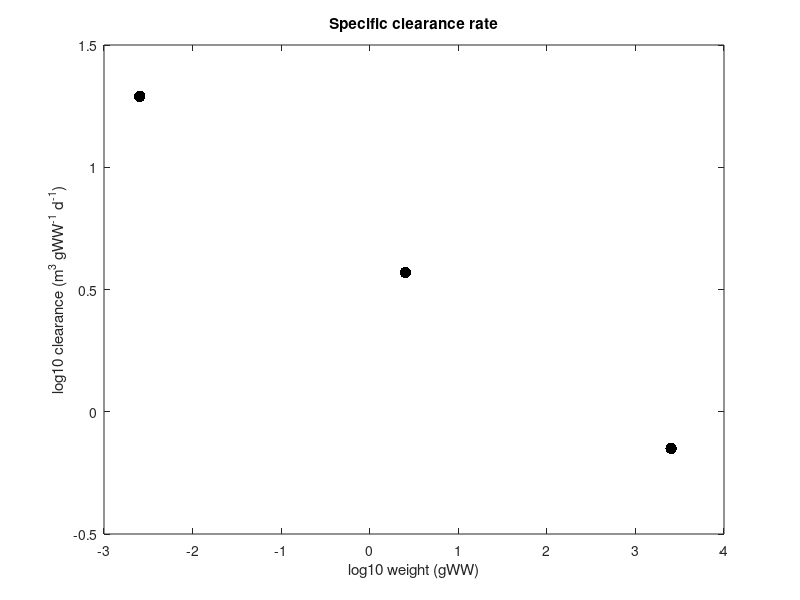
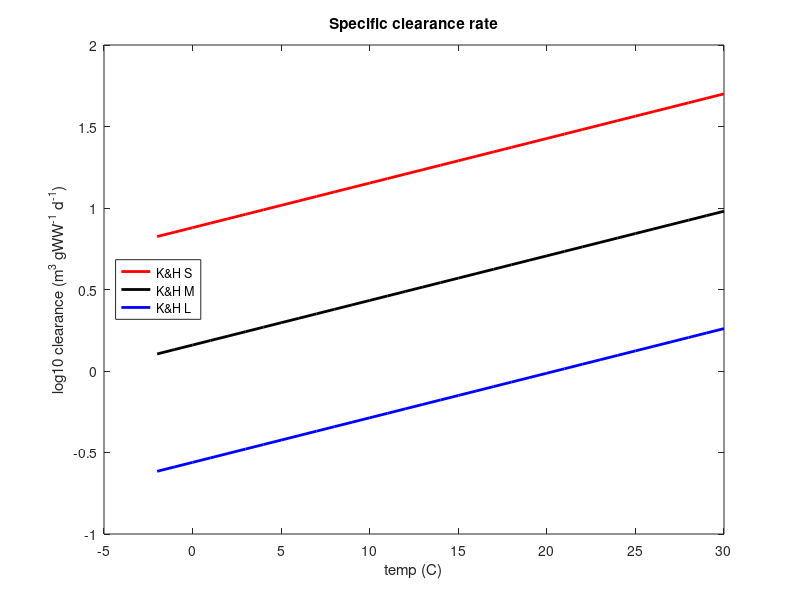

Source code (MATLAB) for these figures, in order: (Note: this script raises an error after producing the figures.)
% Kiorboe & Hirst eqs
% Play with clearance rate for MF

clear all
close all

L_s = 10^((log10(2)+log10(20))/2);
L_m = 10^((log10(20)+log10(200))/2);
L_l = 10^((log10(200)+log10(2000))/2);

M_s = 0.01 * (0.1*L_s)^3;
M_m = 0.01 * (0.1*L_m)^3;
M_l = 0.01 * (0.1*L_l)^3;

%% Kiorboe & Hirst
% T=15C
temp=15;

%Max clearance rate/search volume
FmaxLarv = exp(0.063*(temp-15.0)) .* 10^(8.1) .* M_s^(0.057) .* (24e-3/9);
FmaxS = exp(0.063*(temp-15.0)) .* 1.74e3 .* M_s^(-0.24) .* (24e-3/9);
FmaxM = exp(0.063*(temp-15.0)) .* 1.74e3 .* M_m^(-0.24) .* (24e-3/9);
FmaxL = exp(0.063*(temp-15.0)) .* 1.74e3 .* M_l^(-0.24) .* (24e-3/9);

m=[M_s; M_m; M_l];
fmax=[FmaxS;FmaxM;FmaxL];

figure(1)
%subplot(2,2,1)
plot(log10(m),log10(fmax),'.k','MarkerSize',25); hold on;
%plot(log10(M_s),log10(FmaxLarv),'.b','MarkerSize',25); hold on;
ylabel('log10 clearance (m^3 gWW^-^1 d^-^1)')
xlabel('log10 weight (gWW)')
%legend('K&H','K&H larv')
%legend('location','southwest')
title('Specific clearance rate')
%print('-dpng','Clearance_comp_mass.png')
print('-dpng','Clearance_mass.png')

%% vs temp
temp=-2:30;

%Max clearance rate/search volume
FmaxLarv = exp(0.063*(temp-15.0)) .* 10^(8.1) .* M_s^(0.057) .* (24e-3/9);
FmaxS = exp(0.063*(temp-15.0)) .* 1.74e3 .* M_s^(-0.24) .* (24e-3/9);
FmaxM = exp(0.063*(temp-15.0)) .* 1.74e3 .* M_m^(-0.24) .* (24e-3/9);
FmaxL = exp(0.063*(temp-15.0)) .* 1.74e3 .* M_l^(-0.24) .* (24e-3/9);


%%

figure(2)
%subplot(2,2,1)
plot(temp,log10(FmaxS),'r','LineWidth',2); hold on;
plot(temp,log10(FmaxM),'k','LineWidth',2); hold on;
plot(temp,log10(FmaxL),'b','LineWidth',2); hold on;
%plot(temp,log10(FmaxLarv),'m--','LineWidth',2); hold on;
ylabel('log10 clearance (m^3 gWW^-^1 d^-^1)')
xlabel('temp (C)')
%legend('K&H S','K&H M','K&H L','K&H larv')
legend('K&H S','K&H M','K&H L')
legend('location','west')
title('Specific clearance rate')
%print('-dpng','Clearance_comp_temp.png')
print('-dpng','Clearance_temp.png')


%% K&H data
load('K&H14_clearance_rates.mat')
massC=mass;
cl_day = clearance;
cl_hr = clearance * 24;
clear mass clearance
load('K&H14_feeding_rates.mat')
Fmax_day = Fmax / 24;
Fmax_hr = Fmax;
sFmax_day = SpecFmax / 24;
sFmax_hr = SpecFmax;

W=[massC;mass*1e-3];
F=[cl_day;Fmax_day];
sF=[cl_day./massC; Fmax_day./(mass*1e-3)];

log10M=[-9:4]';
M=10.^(log10M);
temp=15;
larFmax = exp(0.063*(temp-15.0)) .* 10^(8.1) .* M.^(0.057) .* (24e-3/9);
adFmax = exp(0.063*(temp-15.0)) .* 1.74e3 .* M.^(-0.24) .* (24e-3/9);

%%
figure
%subplot(2,2,1)
plot(log10(massC),log10(cl_day),'o')
xlabel('log10 mass (gC)')
ylabel('log10 clearance')

figure
%subplot(2,2,1)
plot(log10(massC),log10(cl_day./massC),'o')
xlabel('log10 mass (gC)')
ylabel('log10 specific clearance')

figure
%subplot(2,2,1)
plot(log10(mass),log10(Fmax_day),'o')
xlabel('log10 mass (mgC)')
ylabel('log10 Fmax')

figure
%subplot(2,2,1)
plot(log10(mass),log10(sFmax_day),'o')
xlabel('log10 mass (mgC)')
ylabel('log10 specific Fmax')
%%
figure
%subplot(2,2,1)
plot(log10(W),log10(F),'o')
xlabel('log10 mass allW (gC)')
ylabel('log10 clearance allW')

%%
figure
%subplot(2,2,1)
plot(log10(W),log10(sF),'o'); hold on;
%plot(log10(M),log10(larFmax),'b'); hold on;
%plot(log10(M),log10(adFmax),'k'); hold on;
xlabel('log10 mass allW (gC)')
ylabel('log10 specific clearance allW')
legend('Data','Larval eq','Adult eq')
